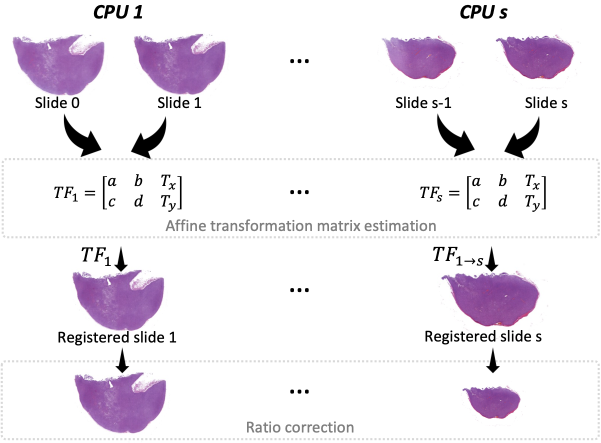
#> input picture figure.png, 1201 x 885 px (shown at 1/2 size)
$ python -i utils.py   (imports and definitions only)
#> lines starting #> are read from the running program, lines starting #| are printed output that depends on the picture; after the words box and inside, x2 and y2 are one past the last pixel; in counts of white or black regions, pixels touching at a corner belong together
#> further down, picture is the input picture: shape (885, 1201, 3); mean B, G, R 239.6, 232.8, 238.2
import cv2
import os
import numpy as np
import math
import matplotlib.pyplot as plt
from tqdm.contrib import tzip

Mode = "CD31"       #  Image modality used for scaling

# [18 lines left out: functions image_resize, im_show, draw_contour, not called in this run]


def contourArea(img):
    '''
    Calculate contours Area of tissus example
    '''
    im_gray = cv2.cvtColor(img, cv2.COLOR_BGR2GRAY)
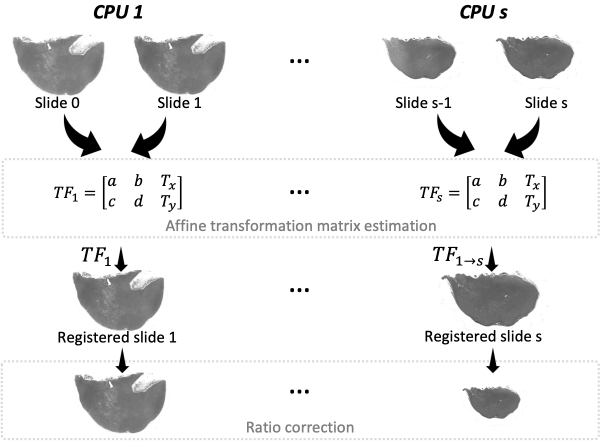
#> im_gray: shape (885, 1201) (shown at 1/2 size); min 0, max 255, mean 235.2
    ret,thresh = cv2.threshold(im_gray, 254, 255, cv2.THRESH_BINARY_INV) # cv.THRESH_BINARY+cv.THRESH_OTSU cv2.THRESH_BINARY_INV
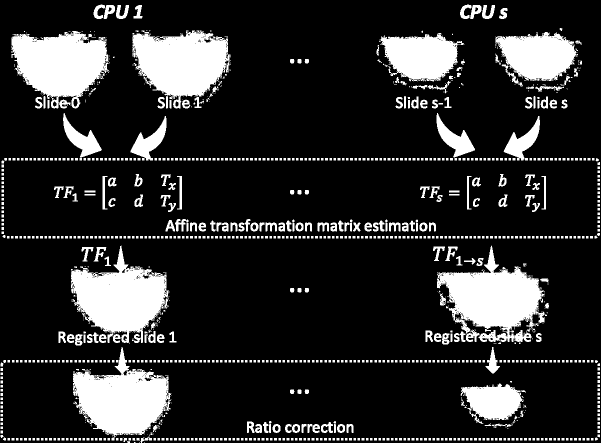
#> thresh: shape (885, 1201) (shown at 1/2 size); 17.4% white; 1167 white regions (321 under 20 px), largest, box (x1, y1, x2, y2) and area: (874, 491, 1089, 684) 21293, (142, 491, 339, 686) 20408, (146, 694, 343, 875) 19906
    # im_show(thresh, 600, 500)
    if Mode == "H&E":
        thresh = cv2.morphologyEx(thresh, cv2.MORPH_OPEN, cv2.getStructuringElement(cv2.MORPH_RECT,(3,3)), iterations = 10)
    elif Mode == "CD31":
        thresh = cv2.morphologyEx(thresh, cv2.MORPH_OPEN, cv2.getStructuringElement(cv2.MORPH_RECT,(3,3)), iterations = 1)
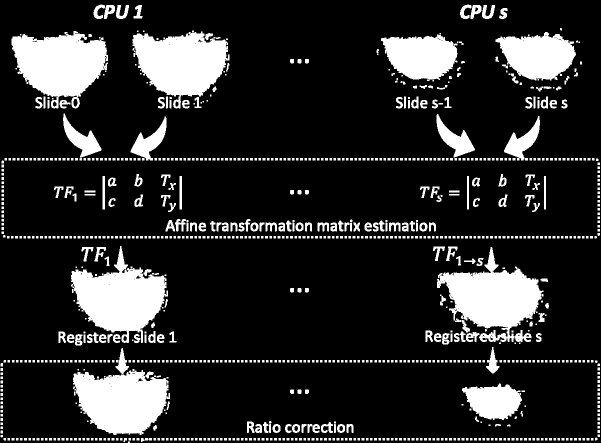
#> thresh: shape (885, 1201) (shown at 1/2 size); 16.6% white; 953 white regions (99 under 20 px), largest, box (x1, y1, x2, y2) and area: (874, 494, 1087, 684) 19213, (142, 492, 336, 686) 18985, (23, 62, 216, 217) 18810
        thresh = cv2.morphologyEx(thresh, cv2.MORPH_CLOSE, cv2.getStructuringElement(cv2.MORPH_RECT,(3,3)), iterations = 8)
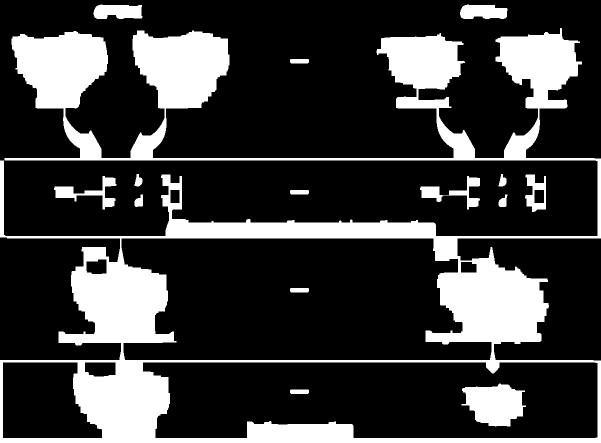
#> thresh: shape (885, 1201) (shown at 1/2 size); 23.3% white; 15 white regions, largest, box (x1, y1, x2, y2) and area: (0, 56, 1201, 885) 226414, (923, 767, 1052, 853) 7740, (108, 352, 233, 419) 2404
        thresh = cv2.morphologyEx(thresh, cv2.MORPH_OPEN, cv2.getStructuringElement(cv2.MORPH_RECT,(3,3)), iterations = 20)
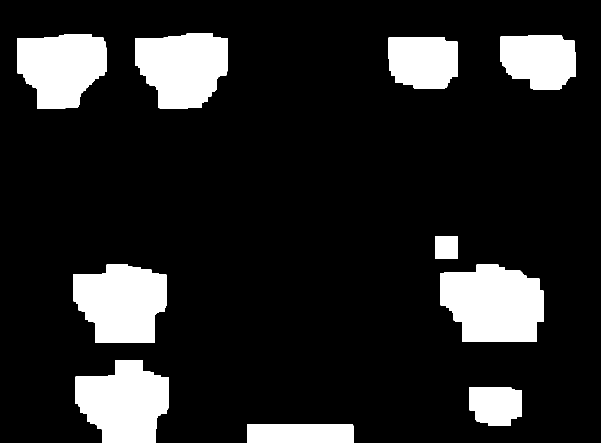
#> thresh: shape (885, 1201) (shown at 1/2 size); 14.9% white; 10 white regions
    # im_show(thresh, 600, 500)
    contours, hierarchy = cv2.findContours(thresh, cv2.RETR_LIST, cv2.CHAIN_APPROX_NONE)
#> contours = 10 contours; largest, box (x1, y1, x2, y2) and area: (880, 529, 1087, 684) 25662, (147, 529, 333, 686) 22776, (151, 720, 337, 885) 22380, (270, 66, 456, 217) 21616, (34, 68, 213, 217) 20444
    # draw_contour(thresh, contours)
    total_area = 0
    for contour in contours:
        total_area += cv2.contourArea(contour)
#> this loop made 10 passes
#> total_area on passes 1 to 10: 7609, 14589, 36969.5, 62632, 85408.5, 87388.5, 99990.5, 113523, 133967.5, 155584
#> after the loop, total_area = 155584
    return total_area


# [52 lines left out: functions sacle_images, getDiff, visual_for_ransac, not called in this run]


# [7 lines not run here, left out]

>>> import cv2
>>> picture = cv2.imread('figure.png')
>>> result = contourArea(picture)
#> result = 155584
